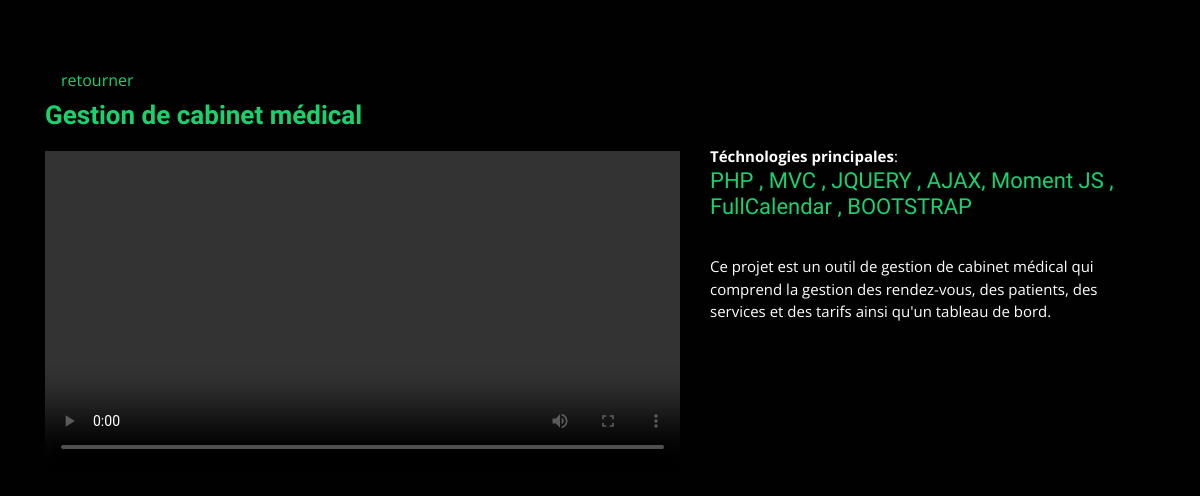
The page /10 on the database its author committed.
### PortfoliosAPP/models.py (models this page shows, shortened)
class Project(models.Model):
    title=models.CharField(max_length=100)
    technologie=models.CharField(max_length=100)
    description=models.CharField(max_length=300)
    image=models.ImageField( upload_to='PortfoliosAPP/images/')
    url=models.FileField(upload_to='PortfoliosAPP/images/')

### PortfoliosAPP/views.py (the view)
# urls.py: path('<int:idProjet>',views.detail,name='detail'),
def detail(request,idProjet):
    project=get_object_or_404(Project,pk=idProjet)
    return render (request,'PortfoliosAPP/detail.html',{'project':project})

### PortfoliosAPP/templates/PortfoliosAPP/detail.html (shortened to what this page needs)
{% extends 'PortfoliosAPP/labase.html' %}
{% block contenu %}
{% load static %}
<main id="main">
    <div id="portfolio-details" class="portfolio-details">
      <div class="container">
        <a class="nav-link" href = "home.html#portfolio">retourner </a>
        <div class="row">
          <div class="col-lg-7">
            <h2 class="portfolio-title" style='color:#18d26e'>{{ project.title}}</h2>
            <div class="portfolio-details-slider swiper">
              <div class="swiper-wrapper align-items-center">
                <video width="100%" height="300%"controls>
                  <source src="{{ project.url.url }}" type="video/mp4">
                </video>
              </div>
            </div>
          </div>
          <div class="col-lg-5 portfolio-info">
            <ul>
              <li><strong>Téchnologies principales</strong>:<h3 style='color:#18d26e'>{{ project.technologie}}</h3></li>
            </ul>
            <p>
                {{ project.description}}
            </p>
          </div>
        </div>
      </div>
    </div>
  </main>
{% endblock %}

### PortfoliosAPP/templates/PortfoliosAPP/labase.html (shortened to what this page needs)
{% load static %}
<!DOCTYPE html>
<html lang="en">
<head>
  <link
  rel="stylesheet"
  href="https://unpkg.com/swiper@8/swiper-bundle.min.css"
/>
  <link rel="stylesheet" href="https://cdn.jsdelivr.net/npm/bootstrap@4.0.0/dist/css/bootstrap.min.css">
  <link rel="stylesheet" href="https://cdnjs.cloudflare.com/ajax/libs/Swiper/8.1.4/swiper-bundle.css">
  <link rel="stylesheet" href="{% static "portfolio/css/style.css" %}">
  <link rel="stylesheet" href="https://cdn.jsdelivr.net/npm/bootstrap-icons@1.3.0/font/bootstrap-icons.css">
</head>
<body>
    {% block contenu %}{% endblock %}
  </body>
  </html>

### PortfoliosAPP/static/portfolio/css/style.css (style rules this page uses)
body { font-family: "Open Sans", sans-serif; background-color: #040404; color: #fff; position: relative; background: transparent; }
body::before { content: ""; position: fixed; background: #040404 url("../img/bg4.jpg") top right no-repeat; background-size: cover; left: 0; right: 0; top: 0; height: 100vh; z-index: -1; }
@media (min-width: 1024px) { body::before { background-attachment: fixed; } }
a { color: #18d26e; text-decoration: none; }
h1, h2, h3, h4, h5, h6 { font-family: "Raleway", sans-serif; }
.portfolio-details { padding-top: 40px; background: rgba(0, 0, 0, 0.8); position: fixed; left: 0; right: 0; top: 0; bottom: 0; overflow-y: auto; height:100%; }
.row { height:100%; }
.portfolio-details .container { padding-top: 20px; padding-bottom: 40px; height:100%; }
.portfolio-details .portfolio-title { font-size: 26px; font-weight: 700; margin-bottom: 20px; }
.portfolio-details .portfolio-info { padding-top: 45px; }
.portfolio-details .portfolio-info h3 { font-size: 22px; font-weight: 400; margin-bottom: 20px; }
.portfolio-details .portfolio-info ul { list-style: none; padding: 0; font-size: 15px; }
.portfolio-details .portfolio-info p { font-size: 15px; padding: 15px 0 0 0; }

### rows shown on the page
Project: title "Gestion de cabinet médical", technologie "PHP , MVC , JQUERY , AJAX, Moment JS , FullCalendar , BOOTSTRAP", description "Ce projet est un outil de gestion de cabinet médical qui comprend la gestion des rendez-vous, des patients, des services et des tarifs ainsi qu'un tableau de bord."
